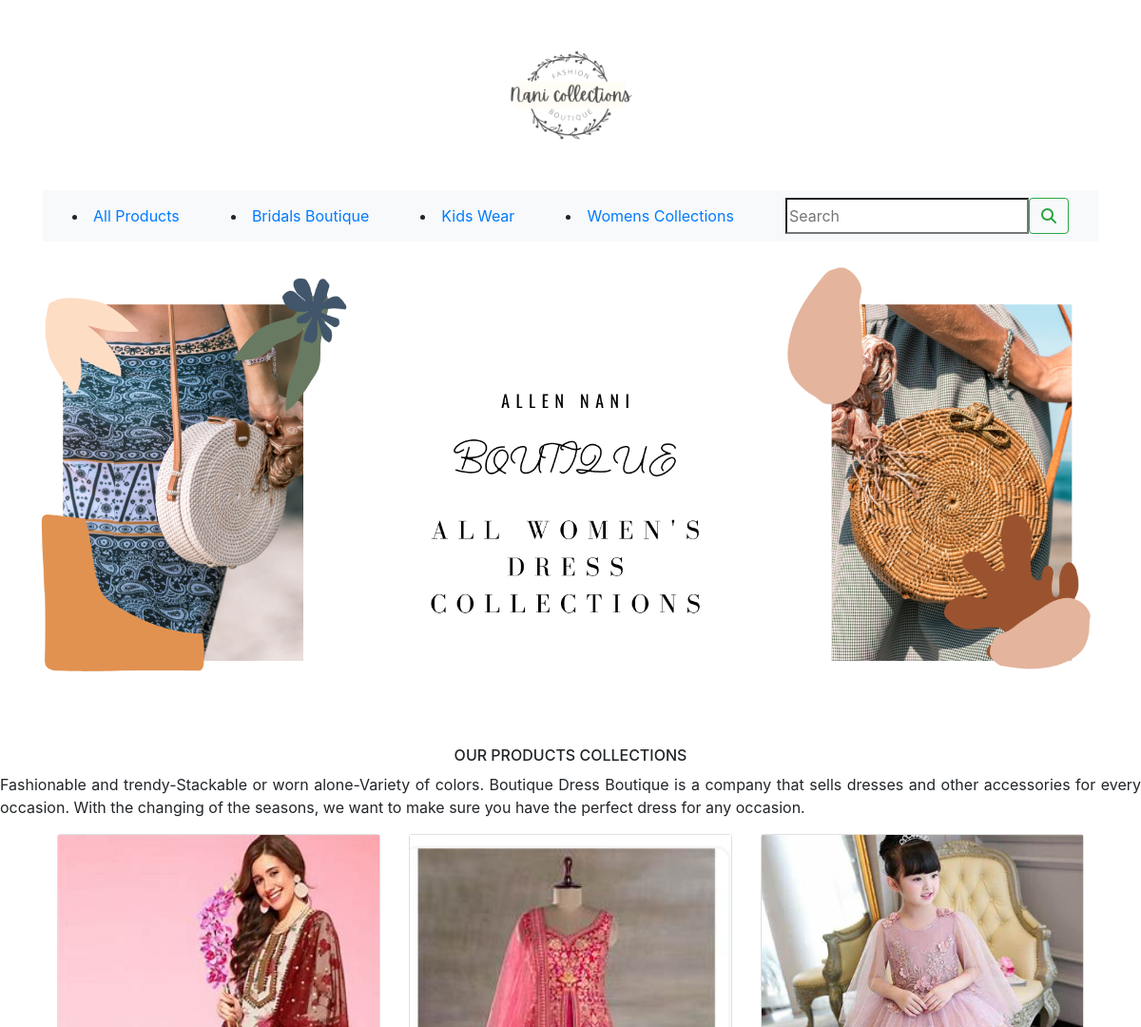
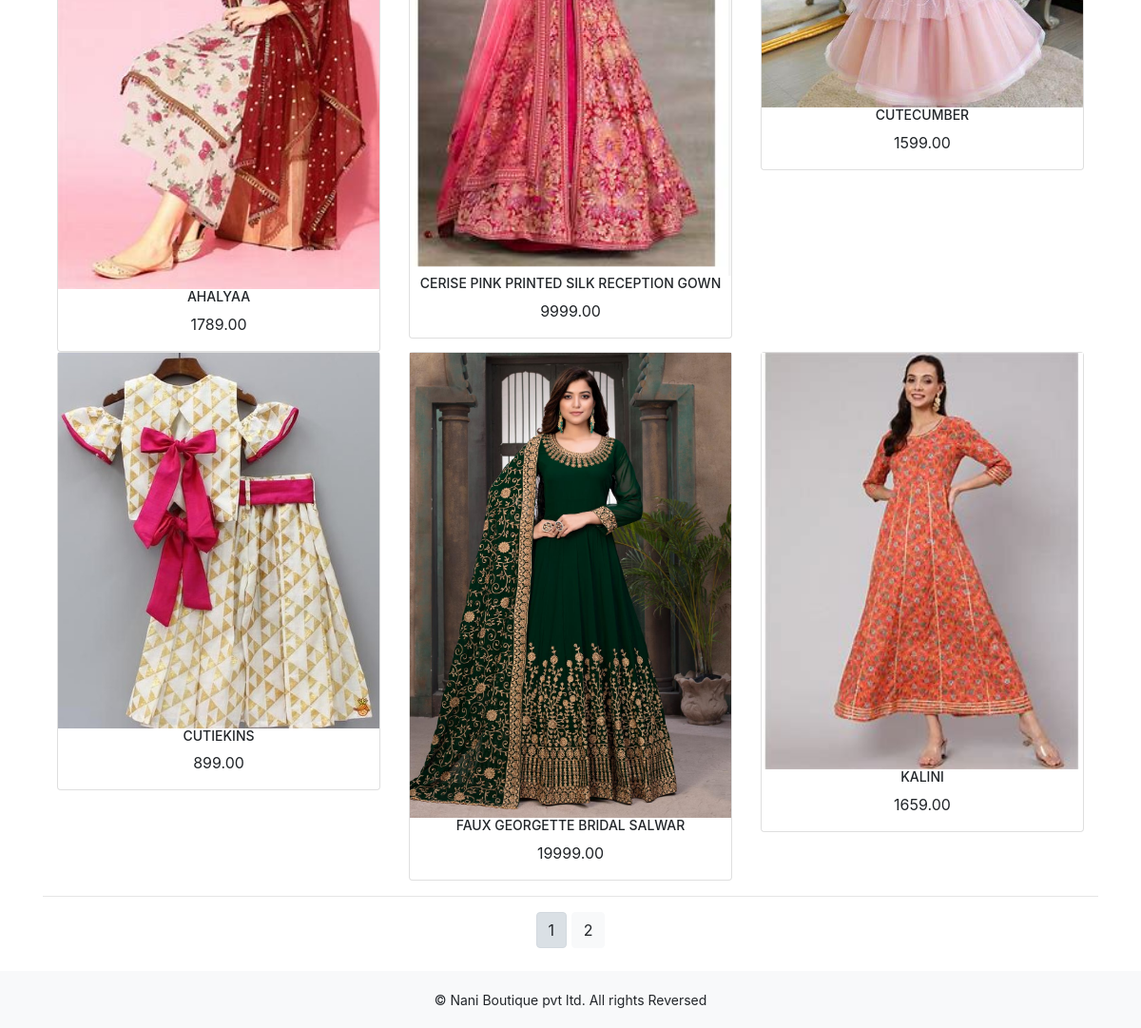
Screenshot of /Shopstore/ with the database file from the repository (2 pictures, top to bottom).
### Shopstore/models.py (models this page shows, shortened)
class Category(models.Model):
    objects = None
    name=models.CharField(max_length=250,unique=True)
    slug=models.SlugField(max_length=250,unique=True)
    description=models.TextField(blank=True)
    image=models.ImageField(upload_to='category',blank=True)
    class Meta :
       ordering=('name',)
       verbose_name='category'
       verbose_name_plural='categories'
    def get_url(self):
        return reverse('Shopstore:products_by_category', args=[self.slug])

class Product(models.Model):
    objects = None
    name = models.TextField(max_length=250,unique=True)
    slug = models.SlugField(max_length=250,unique=True)
    description = models.TextField(blank=True)
    price = models.DecimalField(max_digits=10,decimal_places=2)
    category = models.ForeignKey(Category,on_delete=models.CASCADE)
    image = models.ImageField(upload_to='product',blank=True)
    stock = models.IntegerField()
    available = models.BooleanField(default=True)
    created = models.DateTimeField(auto_now_add=True)
    updated = models.DateTimeField(auto_now=True)
    def get_url(self):
        return reverse('Shopstore:prodCatdetails', args=[self.category.slug,self.slug])
    class Meta :
       ordering=('name',)
       verbose_name='product'
       verbose_name_plural='products'

### Shopstore/views.py (the view)
# urls.py: path('', views.allProdCat,name='allProdCat'),
def allProdCat(request,c_slug=None):
    global paginator
    c_page=None
    products_list=None
    if c_slug!=None:
        c_page=get_object_or_404(Category,slug=c_slug)
        products_list=Product.objects.all().filter(category=c_page,available=True)
    else:
        products_list=Product.objects.all().filter(available=True)
    paginator=Paginator(products_list,6)
    try:
        page=int(request.GET.get('page','1'))
    except:
        page=1
    try:
        products= paginator.page(page)
    except (EmptyPage,InvalidPage):
        products=paginator.page(paginator.num_pages)
    return render(request,"category.html",{'category':c_page,'products':products})

### Shopstore/context_processors.py (called while the page is built)
def menu_links(request):
    links=Category.objects.all()
    return dict(links=links)

### cart/context_processors.py (called while the page is built)
def counter(request):
    Item_count=0
    if "admin" in request.path:
        return {}
    else:
        try:
            cart=Cart.objects.filter(cart_id=_cart_id(request))
            car_items=CartItem.objects.all().filter(cart=cart[:1])
            for cart_item in car_items:
                Item_count += cart_item.quantity
        except Cart. DoesNotExist:
            Item_count = 0
    return dict(Item_count=Item_count)

### cart/views.py (called while the page is built)
def _cart_id(request):
    cart=request.session.session_key
    if not cart:
        cart=request.session.create()
    return cart

### template/category.html (shortened to what this page needs)
{% extends 'base.html' %}
{% load static %}
{% block content %}
<div class="mx-auto">
    {% if category %}
         <img class="my_image"  src="{{category.image.url}}" alt="{{category.name}}">
</div>
    <br>
<div>
         <h1 class="text-center my_title">{{category.name}}</h1>
         <p class="text-justify">{{category.description}}</p>
</div>
    {% else %}
<div>
<img class="my_image my_image_padding" src="{% static 'img/banner12.png' %}" alt="our products" width="1250px;" height="400px;">
    </div>
<br>
<div>
    <h1 class="text-center my_title">Our Products Collections</h1>
    <p class="text-justify"> Fashionable and trendy-Stackable or worn alone-Variety of colors. Boutique Dress Boutique is a company that sells dresses and other accessories for every occasion. With the changing of the seasons, we want to make sure you have the perfect dress for any occasion.</p>
</div>
   {% endif %}
<div class="container">
    <div class="row mx-auto">
          {% for product in products.object_list %}
        <div class="my_bottom_margin col-9 col-sm-12 col-md-4 xol-lg-4">
            <div class="card text-center" style="min-width:18rem">
                <a href="{{product.get_url}}"><img class="card_img_top my_image" src="{{ product.image.url }}" alt="{{ product.name }}"></a>
                <div class="card_body">
                    <h4>{{product.name}}</h4>
                     <p>{{product.price}}</p>
               </div>
            </div>
        </div>
         {% endfor %}
    </div>
    <div class="mx-auto">
        {% if products.paginator.num_pages > 1 %}
        <hr>
        <div class="text-center">
            {% for pg in products.paginator.page_range %}
               <a href="?page={{pg}}" class="btn btn-light btn_sm {% if products.number == pg %} active {% endif %}">{{pg}} </a>
            {% endfor %}
        </div>
        {% endif %}
    </div>
    <br>
</div>
{% endblock %}

### template/base.html (shortened to what this page needs)
{% load static %}
<!DOCTYPE html>
<html lang="en">
<head>
    <link rel="stylesheet" href="{% static 'css/custom.css' %}">
    <link  href="{% static 'css/bootstrap.min.css' %}" rel="stylesheet">
</head>
<body>
<div class="container">
    {% include 'header.html' %}
    {% include 'nav.html' %}
    {% block content %}
    {% endblock %}
    </div>
    {% include 'footer.html' %}
</body>
</html>

### template/header.html
{% load static %}
<header>
  <center>
    <a href="{% url 'Shopstore:allProdCat' %}"></a> <img src="{% static 'img/logo011.png' %}" alt="logimage" width="200px;" height="200px;">
  </center>
</header>

### template/nav.html (shortened to what this page needs)
<nav class="navbar navbar-expand-lg navbar-light bg-light">
    <div class="container">
             <li><a href="{% url 'Shopstore:allProdCat' %}">All Products</a></li>
              {% for cat in links %}
              <li><a class="nav-item" href="{{cat.get_url}}">{{cat.name}}</a> </li>
              {% endfor %}
    <form class="d-flex" action="{% url 'search_app:SearchResult' %}" method="get">
        <input class="from-control-mr-sm-2" type="search" placeholder="Search" name="q" aria-label="Search">
        <button class="btn btn-outline-success" type="submit"><i class="fa fa-search"></i> </button>
    </form>
        </div>
    </div>

### template/footer.html
<div class="footer navbar-fixed-bottom my_footer">
  <p class="text-center">&copy; Nani Boutique pvt ltd. All rights Reversed</p>
</div>

### static/css/custom.css (style rules this page uses)
body { font-family: "Roboto", sans-serif; <link href="https://fonts.googleapis.com/css2?family=Roboto:wght@100&display=swap" rel="stylesheet"> }
.my_footer { background-color:#f8f9fa; height:60px; }
.my_footer p { padding-top:20px; font-size:14px }
.my_image { width:100%; height:auto; }
.my_title { font-size:16px; text-transform:uppercase; letter_spacing:.2em; }
.my_image_padding { padding:5px; }
.card_body h4 { font-size:14px; text-transform:uppercase; letter_spacing:.2em; }

### rows the page displays
Category: name "Bridals Boutique"
Category: name "Kids Wear"
Category: name "Womens Collections"
Product: image (picture), name "AHALYAA", price "1789.00"
Product: image (picture), name "CERISE PINK PRINTED SILK RECEPTION GOWN", price "9999.00"
Product: image (picture), name "CUTECUMBER", price "1599.00"
Product: image (picture), name "CUTIEKINS", price "899.00"
Product: image (picture), name "FAUX GEORGETTE BRIDAL SALWAR", price "19999.00"
Product: image (picture), name "KALINI", price "1659.00"

### other values shown
{{ pg }} "1" "2"
